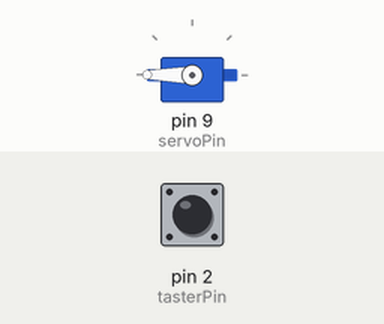
A sketch run on a simulated Arduino Uno, built with avr-gcc and run on an emulated ATmega328P. On the bench: servo. The test bench sets the inputs (shaded band); at power-on: pin 2 (tasterPin) HIGH.

Above: at 1.2 s.
1.3 s: pin 2 (tasterPin) pulled LOW for 0.15 s
At 1.7 s:
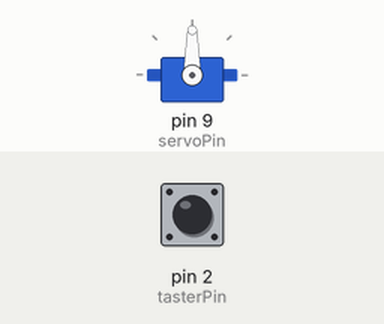
2.9 s: pin 2 (tasterPin) pulled LOW for 1 s
At 4.2 s:
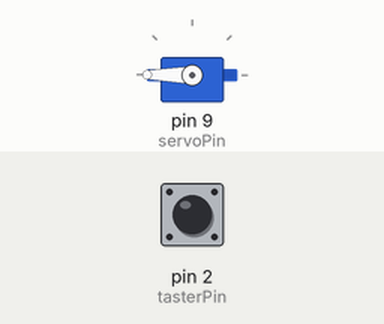
5.4 s: pin 2 (tasterPin) pulled LOW for 3.2 s
At 6.1 s:
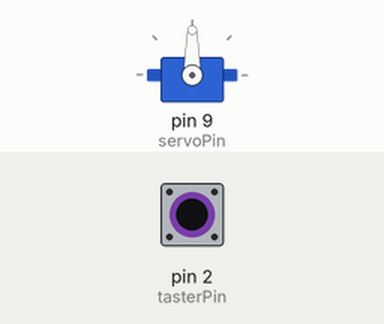
Timing chart, 0 to 8.4 s (numbered marks = the images above; inputs shaded):
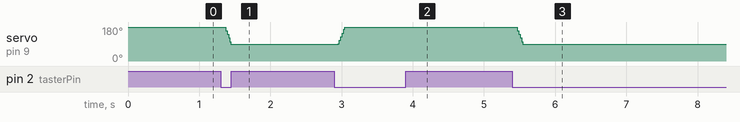

Measured:
- after the input at 1.3 s, servo on pin 9 (servoPin): 180° → 90° after 0.05 s
- after the input at 2.9 s, servo on pin 9 (servoPin): 90° → 180° after 0.05 s
- after the input at 5.4 s, servo on pin 9 (servoPin): 180° → 90° after 0.05 s

The sketch:

Programm_Kran.ino
```cpp
#include <Servo.h>

Servo meinServo;

// Pins
const int tasterPin = 2;
const int servoPin = 9;

// Einstellbare Werte
int startWinkel = 180;
int endWinkel   = 90;
int schrittZeit = 1;

// Zustände
bool zielZustand = false;
bool letzterTasterStatus = HIGH;

int aktuellerWinkel;
bool servoAktiv = true;

// Timing
unsigned long zielErreichtZeit = 0;
const unsigned long abschaltDelay = 500; // 0,5 Sekunden

void setup() {
  pinMode(tasterPin, INPUT_PULLUP);

  meinServo.attach(servoPin);
  aktuellerWinkel = startWinkel;
  meinServo.write(aktuellerWinkel);
}

void loop() {
  bool tasterStatus = digitalRead(tasterPin);

  // Flankenerkennung
  if (letzterTasterStatus == HIGH && tasterStatus == LOW) {
    zielZustand = !zielZustand;

    // Servo wieder aktivieren, falls er abgeschaltet war
    if (!servoAktiv) {
      meinServo.attach(servoPin);
      servoAktiv = true;
    }

    delay(50); // Entprellung
  }

  letzterTasterStatus = tasterStatus;

  int zielWinkel = zielZustand ? endWinkel : startWinkel;

  // Bewegung
  if (servoAktiv) {
    if (aktuellerWinkel < zielWinkel) {
      aktuellerWinkel++;
      meinServo.write(aktuellerWinkel);
      delay(schrittZeit);
      zielErreichtZeit = millis();
    }
    else if (aktuellerWinkel > zielWinkel) {
      aktuellerWinkel--;
      meinServo.write(aktuellerWinkel);
      delay(schrittZeit);
      zielErreichtZeit = millis();
    }
    else {
      // Ziel erreicht → Zeit merken
      if (zielErreichtZeit == 0) {
        zielErreichtZeit = millis();
      }

      // Nach 0,5 s abschalten
      if (millis() - zielErreichtZeit >= abschaltDelay) {
        meinServo.detach();
        servoAktiv = false;
        zielErreichtZeit = 0; // zurücksetzen
      }
    }
  }
}
```
